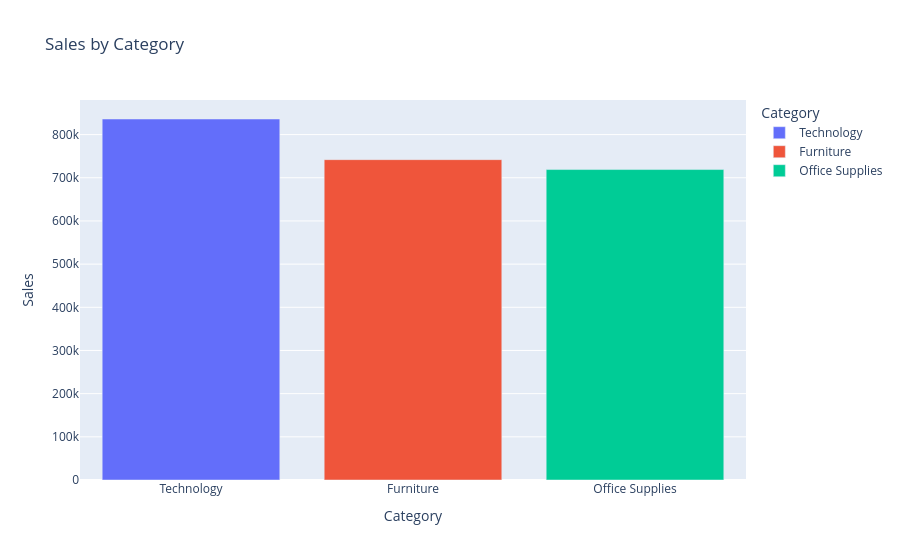

The notebook cell saved with this chart:
### Code cell
cat_sales = df.groupby("Category")["Sales"].sum().reset_index()
cat_sales = cat_sales.sort_values("Sales", ascending=False)

fig = px.bar(cat_sales, 
             x="Category", 
             y="Sales", 
             title="Sales by Category",
             color="Category")
fig.show()

### Figure 1 — Plotly figure (JSON) as saved in the notebook; plotly's stock layout.template omitted (floating-point values rounded to 4 significant figures)
{"data": [{"hovertemplate": "Category=%{x}<br>Sales=%{y}<extra></extra>", "legendgroup": "Technology", "marker": {"color": "#636efa", "pattern": {"shape": ""}}, "name": "Technology", "orientation": "v", "showlegend": true, "textposition": "auto", "type": "bar", "x": ["Technology"], "xaxis": "x", "y": [836200.0], "yaxis": "y"}, {"hovertemplate": "Category=%{x}<br>Sales=%{y}<extra></extra>", "legendgroup": "Furniture", "marker": {"color": "#EF553B", "pattern": {"shape": ""}}, "name": "Furniture", "orientation": "v", "showlegend": true, "textposition": "auto", "type": "bar", "x": ["Furniture"], "xaxis": "x", "y": [742000.0], "yaxis": "y"}, {"hovertemplate": "Category=%{x}<br>Sales=%{y}<extra></extra>", "legendgroup": "Office Supplies", "marker": {"color": "#00cc96", "pattern": {"shape": ""}}, "name": "Office Supplies", "orientation": "v", "showlegend": true, "textposition": "auto", "type": "bar", "x": ["Office Supplies"], "xaxis": "x", "y": [719000.0], "yaxis": "y"}], "layout": {"barmode": "relative", "legend": {"title": {"text": "Category"}, "tracegroupgap": 0}, "title": {"text": "Sales by Category"}, "xaxis": {"anchor": "y", "categoryarray": ["Technology", "Furniture", "Office Supplies"], "categoryorder": "array", "domain": [0, 1], "title": {"text": "Category"}}, "yaxis": {"anchor": "x", "domain": [0, 1], "title": {"text": "Sales"}}}}
